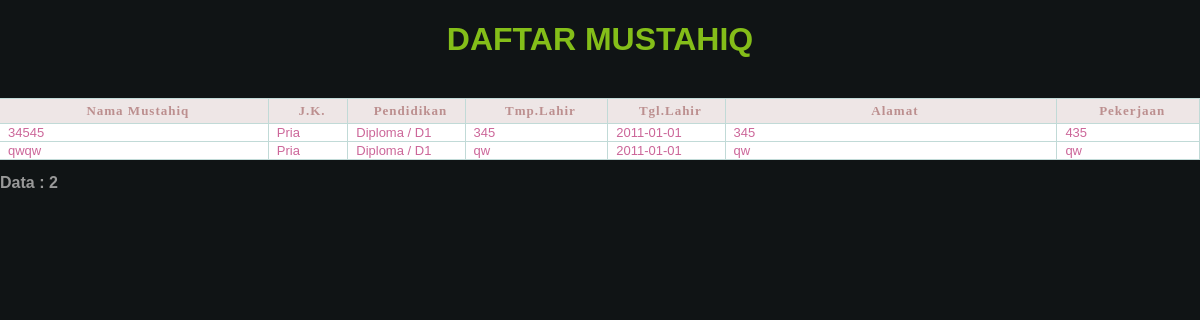
The app's page /pages/mustahiq/LaporanMustahiq.php with its own data.
### tables this page shows
CREATE TABLE `mustahiq` (
  `id` int(11) NOT NULL auto_increment,
  `nama` varchar(50) NOT NULL,
  `jk` enum('Pria','Wanita') NOT NULL,
  `pendidikan` varchar(30) NOT NULL,
  `tmp_lahir` varchar(20) NOT NULL,
  `tgl_lahir` date NOT NULL,
  `alamat` varchar(50) NOT NULL,
  `pekerjaan` varchar(30) NOT NULL,
  PRIMARY KEY  (`id`)
);

### conf/conf.php (called while the page is built, shortened)
<?php
    $db_name        ="masjid";
     function bukaquery($sql)
	 {
       $result=mysql_query($sql)
        or die(mysql_error()."<br/><font color=red><b>Gagal</b> menjalankan perintah query !");
        return $result;
     }
?>

### pages/mustahiq/LaporanMustahiq.php (the view)
<?php
 include '../../conf/conf.php';
?>
<html>
    <head>
        <link href="../../css/default.css" rel="stylesheet" type="text/css" />
    </head>
    <body>
    <?php
        $keyword=$_GET['keyword'];
        $_sql = "select id, nama, jk, pendidikan, tmp_lahir, tgl_lahir, alamat,pekerjaan
                 from mustahiq
                 where
                 nama like '%".$keyword."%' or
                 jk like '%".$keyword."%' or
                 pendidikan like '%".$keyword."%' or
                 tmp_lahir like '%".$keyword."%' or
                 tgl_lahir like '%".$keyword."%' or
                 alamat like '%".$keyword."%'
                 order by nama ASC ";
        $hasil=bukaquery($_sql);
        $jumlah=mysql_num_rows($hasil);
        if(mysql_num_rows($hasil)!=0) {
            echo "<table width='100%'  border='0' align='center' cellpadding='0' cellspacing='0' class='tbl_form'>
				<caption><h1 class=title>DAFTAR MUSTAHIQ</h1><br></caption>
                    <tr class='head'>
                                 <td width='200px'><div align='center'><font size='2' face='Verdana'><strong>Nama Mustahiq</strong></font></div></td>
                                 <td width='50px'><div align='center'><font size='2' face='Verdana'><strong>J.K.</strong></font></div></td>
                                 <td width='80px'><div align='center'><font size='2' face='Verdana'><strong>Pendidikan</strong></font></div></td>
                                 <td width='100px'><div align='center'><font size='2' face='Verdana'><strong>Tmp.Lahir</strong></font></div></td>
                                 <td width='80px'><div align='center'><font size='2' face='Verdana'><strong>Tgl.Lahir</strong></font></div></td>
                                 <td width='250px'><div align='center'><font size='2' face='Verdana'><strong>Alamat</strong></font></div></td>
                                 <td width='100px'><div align='center'><font size='2' face='Verdana'><strong>Pekerjaan</strong></font></div></td>
                    </tr>";
                    while($baris = mysql_fetch_array($hasil)) {
                        echo "<tr class='isi'>
                                 <td>$baris[1]</td>
                                 <td>$baris[2]</td>
                                 <td>$baris[3]</td>
                                 <td>$baris[4]</td>
                                 <td>$baris[5]</td>
                                 <td>$baris[6]</td>
                                 <td>$baris[7]</td>
                               </tr>";
                    }
            echo "</table><br><font color='999999' size='3'> <b>Data : $jumlah</b></font>";
        }
    ?>
    </body>
</html>

### css/default.css (style rules this page uses)
body { font-family:Arial, Helvetica, sans-serif; font-size:12px; background: #101415; margin: 0; padding: 0; color: #000000; }
h1 { color:#84be19; }
.head td { font: bold 13px "Tahoma", Arial, Helvetica, sans-serif; color: #BC8F8F; border-right: 1px solid #C1DAD7; border-bottom: 1px solid #C1DAD7; border-top: 1px solid #C1DAD7; letter-spacing: 1px; padding: 4px 2px 4px 10px; background: #eee6e6 ; }
.isi td { border-right: 1px solid #C1DAD7; border-bottom: 1px solid #C1DAD7; background: #ffffff; padding-top:1px; padding-bottom:1px; padding-left:8px; padding-right:8px; color:#CC6699; font: 13px tahoma, Arial, Helvetica, sans-serif; }

### records on screen
mustahiq: nama "34545", jk "Pria", pendidikan "Diploma / D1", tmp_lahir "345", tgl_lahir "2011-01-01", alamat "345", pekerjaan "435"
mustahiq: nama "qwqw", jk "Pria", pendidikan "Diploma / D1", tmp_lahir "qw", tgl_lahir "2011-01-01", alamat "qw", pekerjaan "qw"

### other values on screen
$jumlah "2"
